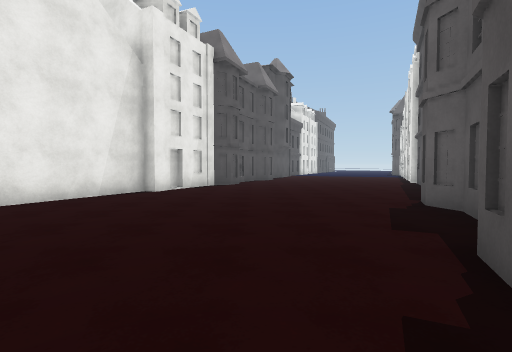
[1] (above)

24 first-person views from a walk through a scene from a Unity 3-D project. The camera is 1.4 m above the floor, tilts 2° down and sees 85° across. The floor is counted in squares, 2 m on a side. Each view is taken from the middle of a square. On the plan, view 1 faces up. The plan holds only what a view shows up to about 9 squares ahead; the rest is blank. The place goes on beyond the plan. Surface patterns are stand-ins for the level's own textures.

[2]
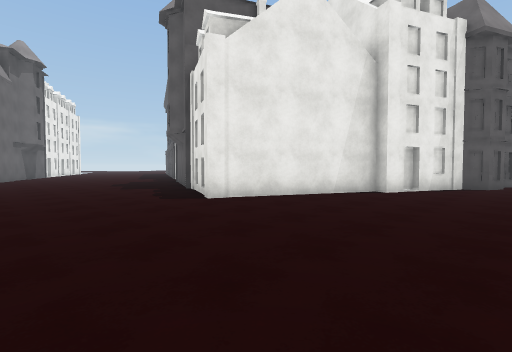

[3]
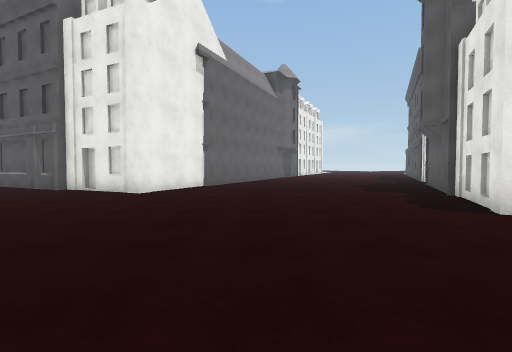

[4]
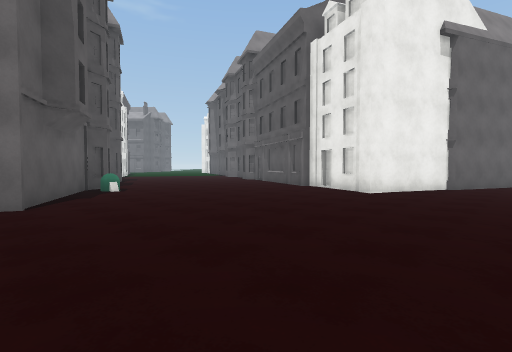

[5]
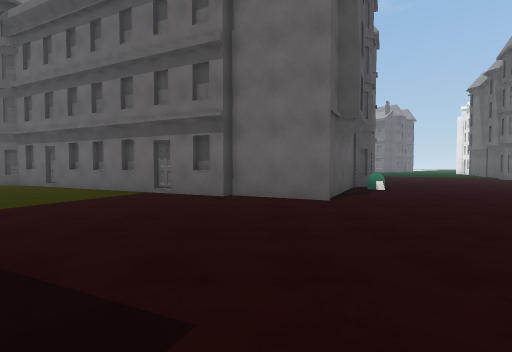

[6]
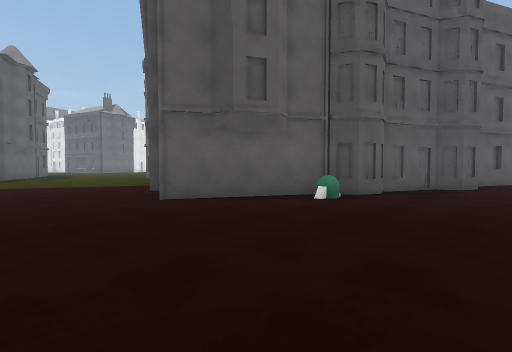

[7]
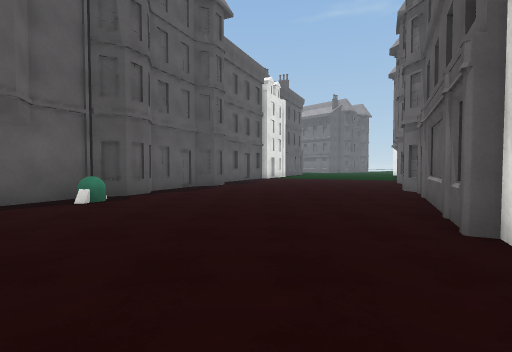

[8]
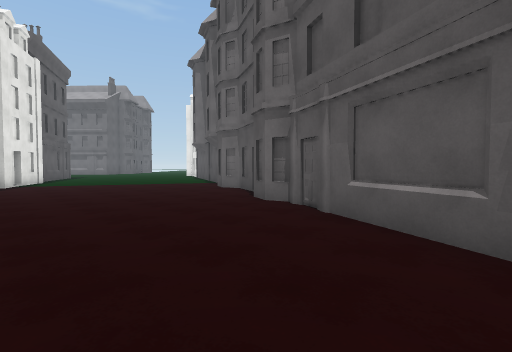

[9]
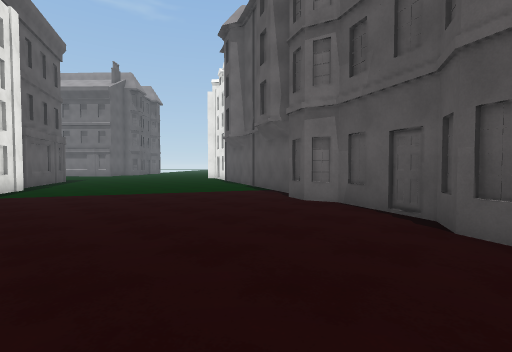

[10]
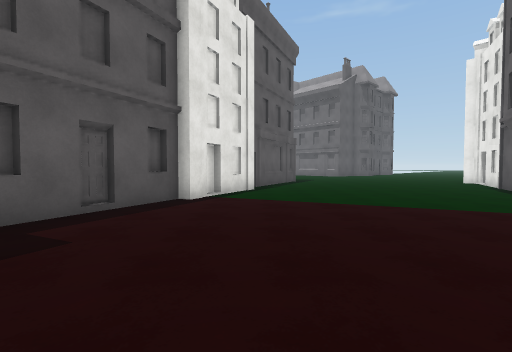

[11]
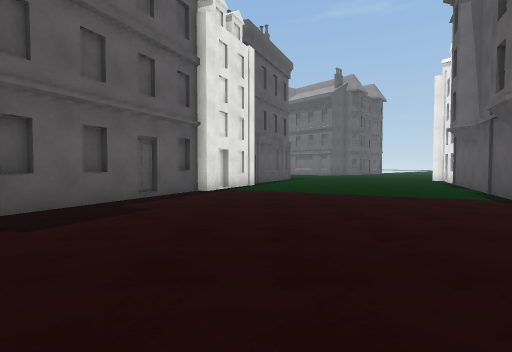

[12]
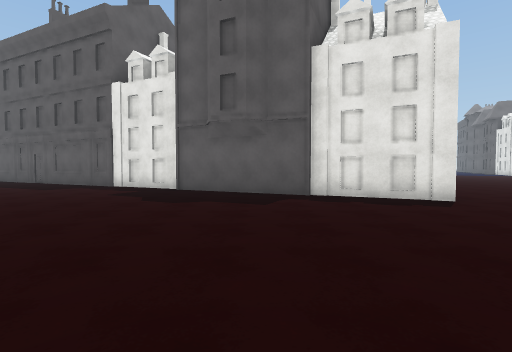

[13]
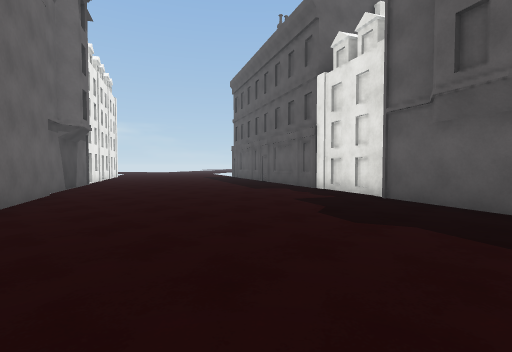

[14]
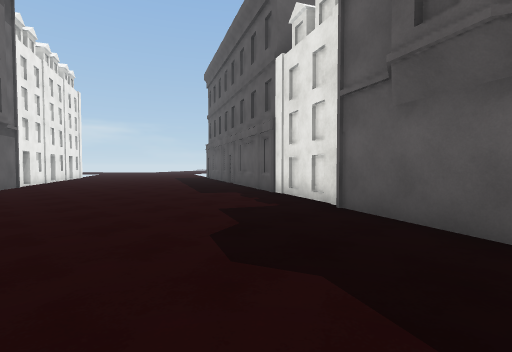

[15]
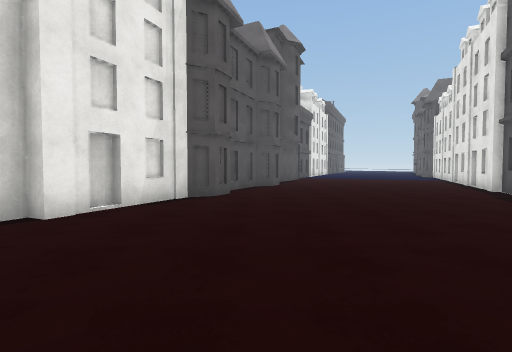

[16]
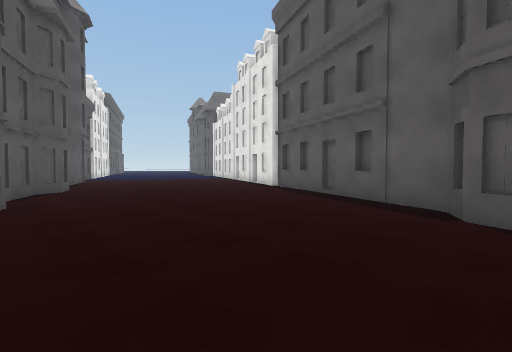

[17]
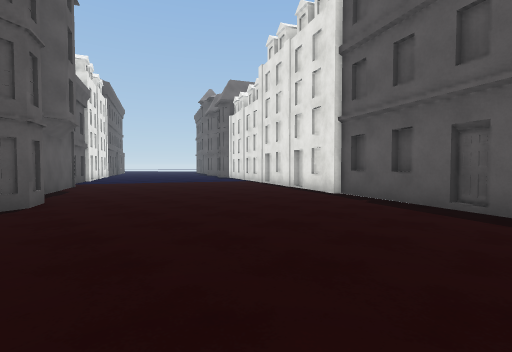

[18]
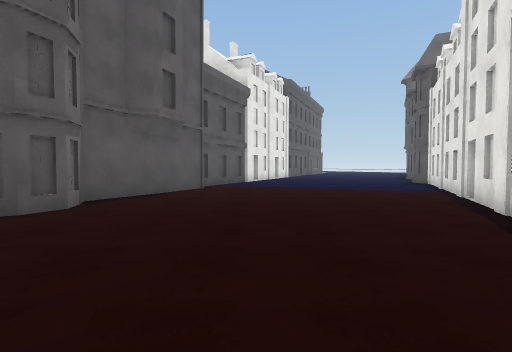

[19]
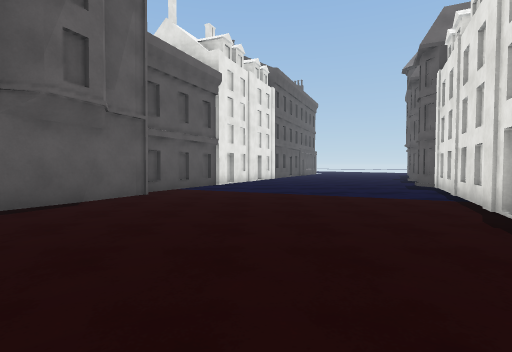

[20]
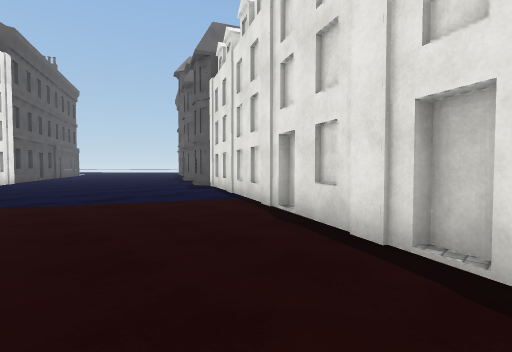

[21]
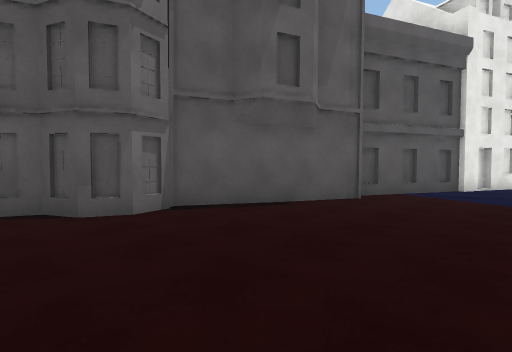

[22]
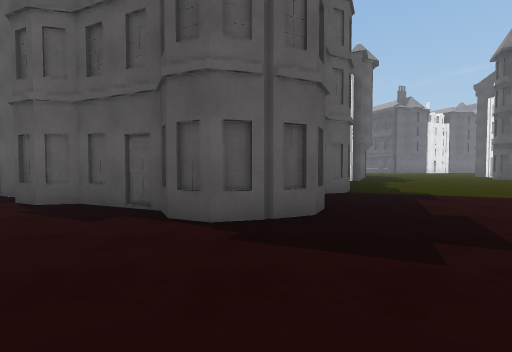

[23]
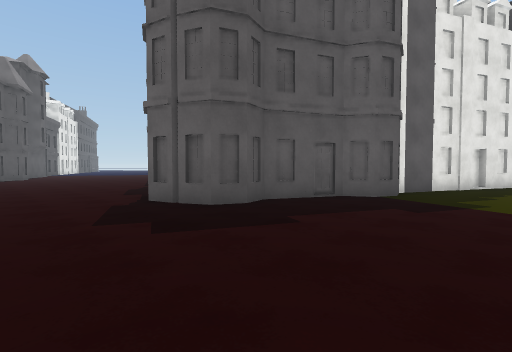

[24]
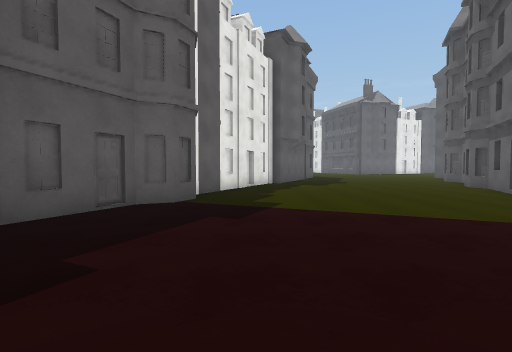

### Floor plan
Key: @ floor where view 1 was taken; # wall or solid block; . floor; / step, stairs or slope; ≈ water the walk keeps out of; H house; O other object.
Columns run from 16 left of view 1 to 10 right of it. Each row starts with its distance up from view 1.
 21                   HH≈≈≈≈≈≈≈
 20                   H.≈≈≈≈≈≈H
 19                   H...≈≈≈≈H
 18                    .....≈HH
 17                  H.......H
 16                  H.......H
 15                 HH......H
 14                 H/......H
 13                H/......HH
 12                H.......H
 11               HH.......
 10               H.......H
  9 H H        HHHH.......H
  8 .HHH        HH.......H
  7 ....HH   HH H........H
  6 .....HHH HHHH.......H
  5 .......HHHHH.......H
  4 ..........HH.......H
  3 ...................H
  2 ..................H
  1 ..................H
  0  H .............@.H HH
 -1    HH................  H
 -2     HHH.................HHH
 -3       HHH.................H
 -4        H..................
 -5        H..................
 -6       HH.......H..........
 -7       H.......H  H#.......
 -8      HH.......H     #.....
 -9      H......OH       H#...
-10      #......HH         H#H
-11      H......H
-12     H.......H
-13    H.......H
-14     ......H
-15   H .......
-16   H.......H
-17  H........H
-18  H.......HH
-19 H........H
-20 H.......HH
-21 H.......H
-22 .......HHH

Where each view was taken, in squares from view 1:
view 1: 0 up, 0 right, facing up
view 2: 0 up, 0 right, facing up-left
view 3: 0 up, 1 left, facing left
view 4: 0 up, 1 left, facing down-left
view 5: 0 up, 0 right, facing down
view 6: 3 down, 7 left, facing down-right
view 7: 3 down, 7 left, facing down
view 8: 7 down, 7 left, facing down-left
view 9: 11 down, 8 left, facing down-left
view 10: 13 down, 9 left, facing down
view 11: 11 down, 9 left, facing down
view 12: 2 down, 9 left, facing up
view 13: 0 up, 9 left, facing up-left
view 14: 2 up, 9 left, facing up-left
view 15: 4 up, 0 right, facing up
view 16: 5 up, 1 left, facing up-right
view 17: 8 up, 0 right, facing up-right
view 18: 10 up, 4 right, facing up
view 19: 12 up, 5 right, facing up
view 20: 13 up, 5 right, facing up-right
view 21: 13 up, 5 right, facing up-left
view 22: 1 up, 2 left, facing right
view 23: 4 down, 1 left, facing up-right
view 24: 3 down, 0 right, facing right
